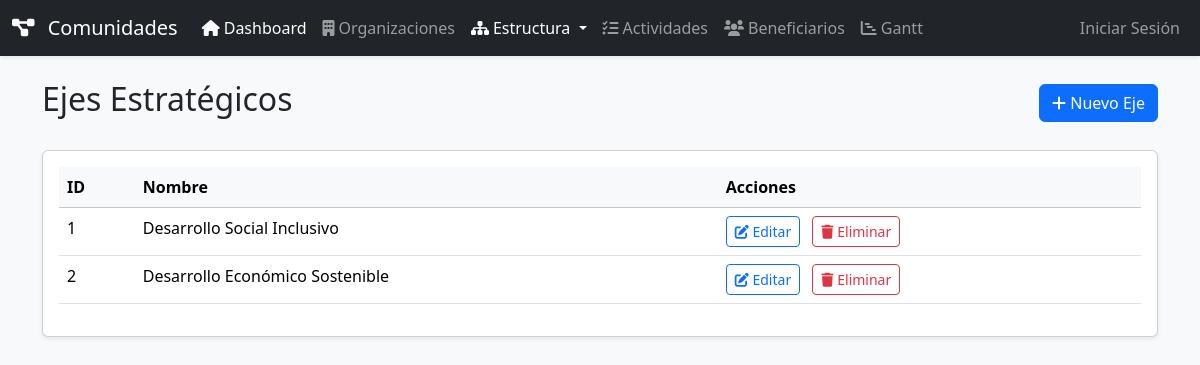
The app's page /ejes/index.php with its own data.
### tables this page shows
CREATE TABLE ejes (
    id INT AUTO_INCREMENT PRIMARY KEY,
    nombre VARCHAR(255) NOT NULL,
    descripcion TEXT
);

### ejes/index.php (the view, shortened to what this page needs)
<?php
require_once '../includes/config.php';
try {
    $ejes = $pdo->query("SELECT * FROM ejes ORDER BY id")->fetchAll();
} catch (PDOException $e) {
    die("Error al obtener los ejes: " . $e->getMessage());
}
include '../includes/header.php';
?>
<div class="d-flex justify-content-between align-items-center mb-4">
    <h1 class="h2">Ejes Estratégicos</h1>
    <a href="create.php" class="btn btn-primary">
        <i class="fas fa-plus mr-1"></i> Nuevo Eje
    </a>
</div>
<div class="card shadow-sm">
    <div class="card-body">
        <table class="table table-hover">
            <thead class="table-light">
                <tr>
                    <th scope="col">ID</th>
                    <th scope="col">Nombre</th>
                    <th scope="col">Acciones</th>
                </tr>
            </thead>
            <tbody>
                <?php foreach ($ejes as $eje): ?>
                <tr>
                    <td><?= $eje['id'] ?></td>
                    <td><?= htmlspecialchars($eje['nombre']) ?></td>
                    <td>
                        <a href="edit.php?id=<?= $eje['id'] ?>" class="btn btn-sm btn-outline-primary me-2">
                            <i class="fas fa-edit"></i> Editar
                        </a>
                        <a href="delete.php?id=<?= $eje['id'] ?>" class="btn btn-sm btn-outline-danger" onclick="return confirm('¿Estás seguro de que deseas eliminar este eje?')">
                            <i class="fas fa-trash"></i> Eliminar
                        </a>
                    </td>
                </tr>
                <?php endforeach; ?>
            </tbody>
        </table>
    </div>
</div>
<?php include '../includes/footer.php'; ?>

### records on screen
ejes: id "1", nombre "Desarrollo Social Inclusivo"
ejes: id "2", nombre "Desarrollo Económico Sostenible"
